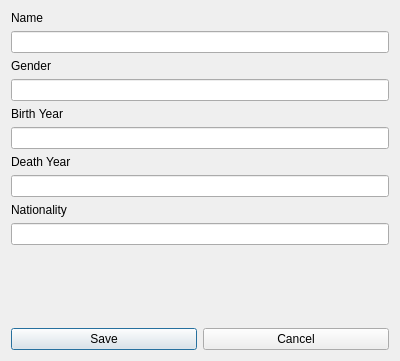
<?xml version="1.0" encoding="UTF-8"?>
<ui version="4.0">
 <class>AddScientistsDialog</class>
 <widget class="QDialog" name="AddScientistsDialog">
  <property name="geometry">
   <rect>
    <x>0</x>
    <y>0</y>
    <width>400</width>
    <height>361</height>
   </rect>
  </property>
  <property name="windowTitle">
   <string>Add Scientist</string>
  </property>
  <layout class="QVBoxLayout" name="verticalLayout">
   <item>
    <layout class="QHBoxLayout" name="horizontalLayout_2">
     <item>
      <widget class="QLabel" name="label_Name">
       <property name="text">
        <string>Name</string>
       </property>
      </widget>
     </item>
     <item>
      <widget class="QLabel" name="label_error_name">
       <property name="text">
        <string/>
       </property>
      </widget>
     </item>
    </layout>
   </item>
   <item>
    <widget class="QLineEdit" name="input_Scientist_Name"/>
   </item>
   <item>
    <layout class="QHBoxLayout" name="horizontalLayout_3">
     <item>
      <widget class="QLabel" name="label_Gender">
       <property name="text">
        <string>Gender</string>
       </property>
      </widget>
     </item>
     <item>
      <widget class="QLabel" name="label_error_gender">
       <property name="text">
        <string/>
       </property>
      </widget>
     </item>
    </layout>
   </item>
   <item>
    <widget class="QLineEdit" name="input_scientist_Gender"/>
   </item>
   <item>
    <layout class="QHBoxLayout" name="horizontalLayout_4">
     <item>
      <widget class="QLabel" name="label_bYear">
       <property name="text">
        <string>Birth Year</string>
       </property>
      </widget>
     </item>
     <item>
      <widget class="QLabel" name="label_error_byear">
       <property name="text">
        <string/>
       </property>
      </widget>
     </item>
    </layout>
   </item>
   <item>
    <widget class="QLineEdit" name="input_Scientist_bYear"/>
   </item>
   <item>
    <layout class="QHBoxLayout" name="horizontalLayout_5">
     <item>
      <widget class="QLabel" name="label_dYear">
       <property name="text">
        <string>Death Year</string>
       </property>
      </widget>
     </item>
     <item>
      <widget class="QLabel" name="label_error_dyear">
       <property name="text">
        <string/>
       </property>
      </widget>
     </item>
    </layout>
   </item>
   <item>
    <widget class="QLineEdit" name="input_Scientist_dYear"/>
   </item>
   <item>
    <layout class="QHBoxLayout" name="horizontalLayout_6">
     <item>
      <widget class="QLabel" name="label_Nation">
       <property name="text">
        <string>Nationality</string>
       </property>
      </widget>
     </item>
     <item>
      <widget class="QLabel" name="label_error_nation">
       <property name="text">
        <string/>
       </property>
      </widget>
     </item>
    </layout>
   </item>
   <item>
    <widget class="QLineEdit" name="input_Scientist_Nation"/>
   </item>
   <item>
    <spacer name="verticalSpacer">
     <property name="orientation">
      <enum>Qt::Vertical</enum>
     </property>
     <property name="sizeHint" stdset="0">
      <size>
       <width>20</width>
       <height>40</height>
      </size>
     </property>
    </spacer>
   </item>
   <item>
    <layout class="QHBoxLayout" name="horizontalLayout">
     <item>
      <widget class="QPushButton" name="button_add_Scientist_dialog">
       <property name="text">
        <string>Save</string>
       </property>
      </widget>
     </item>
     <item>
      <widget class="QPushButton" name="button_cancel_Scientist_dialog">
       <property name="text">
        <string>Cancel</string>
       </property>
      </widget>
     </item>
    </layout>
   </item>
  </layout>
 </widget>
 <resources/>
 <connections/>
</ui>
